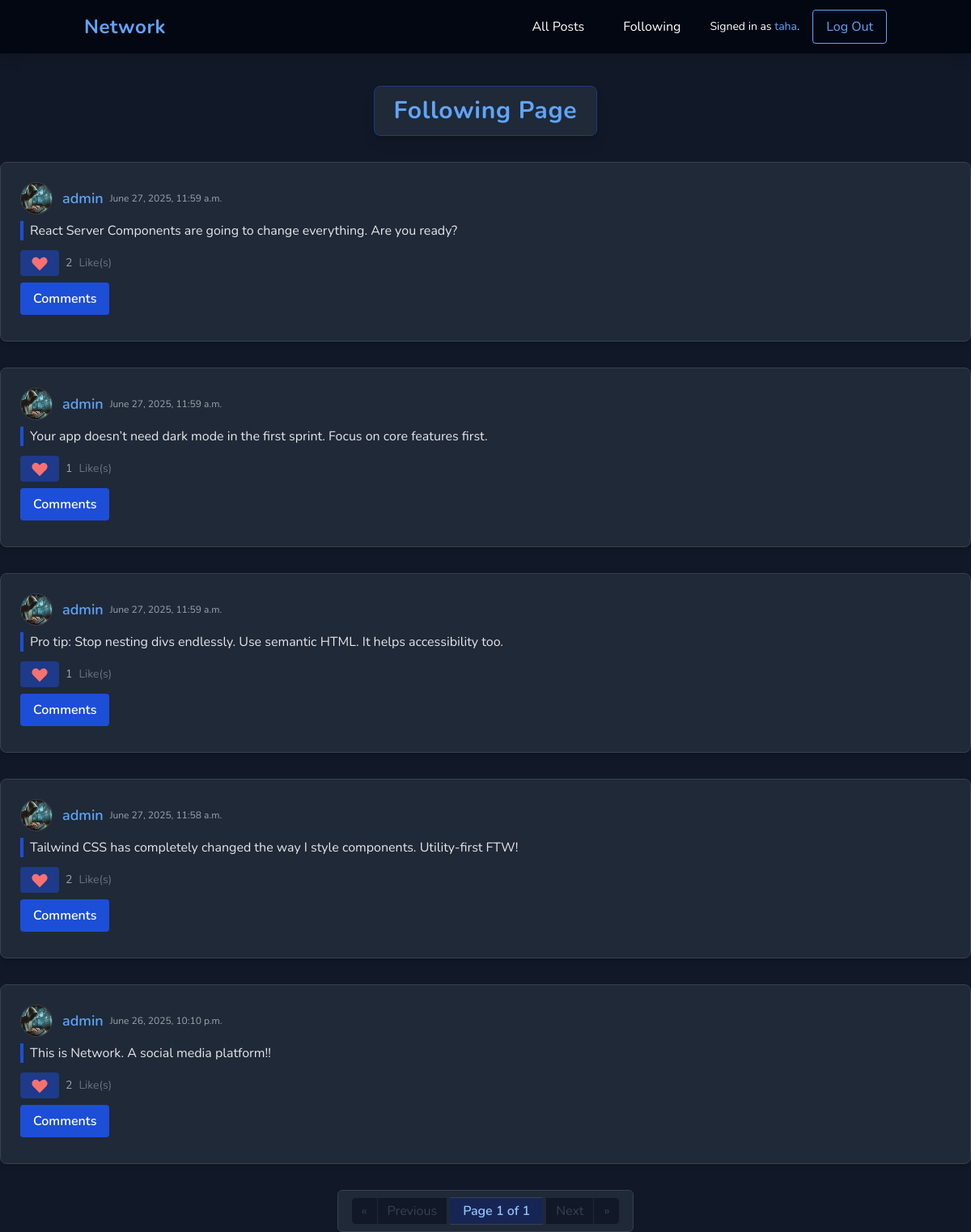
The page /following (signed in) on the database its author committed.
### network/models.py (models this page shows, shortened)
class User(AbstractUser):
    followers = models.ManyToManyField('self', related_name='following', symmetrical=False, blank=True)
    profile_picture = models.ImageField(blank=True, upload_to=user_directory_path)
    bio = models.CharField(blank=True, max_length=300)

class Post(models.Model):
    creator = models.ForeignKey(User, on_delete=models.CASCADE, related_name="posts")
    postContent = models.CharField(max_length=1000, blank=False)
    created_at = models.DateTimeField(auto_now_add=True)
    liked_by = models.ManyToManyField(User, related_name="liked_posts", blank=True)

### network/views.py (the view)
# urls.py: path("following", views.following, name="following"),
@login_required
def following(request):
    posts = Post.objects.none()
    for user in request.user.following.all():
        posts = posts | user.posts.all()
    page_obj = get_page_obj(request, posts.order_by('-created_at'))
    return render(request, 'network/following.html',{"page_obj":page_obj})

### network/util.py (called while the page is built)
def get_page_obj(request, posts):
    posts_list = posts
    paginator = Paginator(posts_list, 10)
    page_number = request.GET.get('page')
    page_obj = paginator.get_page(page_number)
    return page_obj

### network/templates/network/following.html
{% extends "network/layout.html" %}
{% block body %}
<h1 class="text-3xl font-bold text-blue-400 text-center mt-10 mb-8 tracking-wide drop-shadow-lg">
    <span class="inline-block bg-gray-800 px-6 py-3 rounded-lg border border-blue-900 shadow">
        Following Page
    </span>
</h1>
{% include 'network/posts.html' %}
{% endblock body %}

### network/templates/network/layout.html (shortened to what this page needs)
{% load static %}
<!DOCTYPE html>
<html lang="en" class="h-full dark">
<head>
    <link href="{% static 'network/styles.css' %}" rel="stylesheet">
    <script src="https://cdn.tailwindcss.com"></script>
</head>
<body class="flex flex-col min-h-screen bg-gray-900 text-gray-100 dark:bg-gray-900 dark:text-gray-100">
    <nav class="bg-gray-950 text-white shadow-lg dark:bg-gray-950">
        <div class="container mx-auto px-4 py-3 flex flex-wrap items-center justify-between">
            <a class="text-2xl font-bold tracking-wide text-blue-400 hover:text-blue-300 transition"
                href="{% url 'index' %}">Network</a>
            <div class="w-full md:flex md:items-center md:w-auto hidden" id="navbar-menu">
                <ul class="flex flex-col md:flex-row md:space-x-6 mt-4 md:mt-0">
                    <li>
                        <a class="block py-2 px-3 rounded hover:bg-gray-800 {% if request.path == '/' %}text-blue-400{% endif %}"
                            href="{% url 'index' %}">All Posts</a>
                    </li>
                    {% if user.is_authenticated %}
                    <li>
                        <a class="block py-2 px-3 rounded hover:bg-gray-800" href="{% url 'following' %}">Following</a>
                    </li>
                    {% endif %}
                </ul>
                <div class="flex items-center mt-4 md:mt-0 md:ml-6 space-x-2">
                    {% if user.is_authenticated %}
                    <span class="text-sm">Signed in as <a href="{% url 'userProfile' user.username %}"
                            class="text-blue-400 hover:underline">{{ user.username }}</a>.</span>
                    <a href="{% url 'logout' %}">
                        <button type="button"
                            class="ml-2 px-4 py-2 border border-blue-400 text-blue-400 rounded hover:bg-blue-400 hover:text-gray-900 transition">Log
                            Out</button>
                    </a>
                    {% endif %}
                </div>
            </div>
        </div>
    </nav>
    <main class="flex-1">
        {% block body %}
        {% endblock %}
    </main>
</body>
</html>

### network/templates/network/posts.html (shortened to what this page needs)
{% load static %}
{% for post in page_obj %}
<div class="post bg-gray-800 rounded-lg shadow-md p-6 mb-8 border border-gray-700">
    <div class="flex items-center mb-2">
        {% if post.creator.profile_picture %}
        <img class="profile-pic-sm w-10 h-10 rounded-full object-cover mr-3 border border-gray-700" src="{{post.creator.profile_picture.url}}" alt="{{post.creator.username}}">
        {% else %}
        <img class="profile-pic-sm w-10 h-10 rounded-full object-cover mr-3 border border-gray-700" src="{% static 'network/defaultUserProfilePic.jpg' %}" alt="{{post.creator.username}}">
        {% endif %}
        <h5 class="text-lg font-semibold">
            <a class="user-link text-blue-400 hover:underline" href="{% url 'userProfile' post.creator.username %}">{{post.creator}}</a>
        </h5>
        <span class="ml-2 text-gray-400 text-xs">{{post.created_at}}</span>
    </div>
    <div class="post-content-{{post.id}} text-gray-200 mb-3 pl-2 border-l-4 border-blue-700">
        {{post.postContent}}
    </div>
    <div class="flex items-center space-x-2 mb-2">
        {% if user.is_authenticated %}
            {% if user in post.liked_by.all %}
            <button class="like-button bg-blue-900 hover:bg-blue-800 text-blue-300 px-3 py-1 rounded transition" data-like="false" data-postid="{{post.id}}">
                <svg xmlns="http://www.w3.org/2000/svg" class="h-6 w-6 text-red-400 group-hover:text-red-600 transition pointer-events-none" fill="currentColor" viewBox="0 0 20 20">
                    <path d="M3.172 5.172a4 4 0 015.656 0L10 6.343l1.172-1.171a4 4 0 115.656 5.656L10 17.657l-6.828-6.829a4 4 0 010-5.656z"/>
                </svg>
            </button>
            {% endif %}
        {% endif %}
        <div class="like-count-{{post.id}} text-sm text-gray-400 ml-2">{{post.liked_by.count}}</div>
        <span class="text-sm text-gray-500">Like(s)</span>
    </div>
    <button type="button"
        class="toggle-comment-section-btn bg-blue-700 hover:bg-blue-600 text-white font-semibold py-2 px-4 rounded transition mb-2"
        data-postid="{{post.id}}">
        Comments
    </button>
</div>
{% empty %}
<div class="text-center text-gray-500 mt-8">No Posts.</div>
{% endfor %}
<div class="flex justify-center mt-8">
    <nav class="inline-flex rounded-md shadow-sm bg-gray-800 px-4 py-2 border border-gray-700" aria-label="Pagination">
        {% if page_obj.has_previous %}
            <a href="?page=1"
               class="relative inline-flex items-center px-3 py-1 rounded-l-md border border-gray-700 bg-gray-900 text-gray-400 hover:bg-gray-700 transition"
               title="First Page">&laquo;</a>
            <a href="?page={{ page_obj.previous_page_number }}"
               class="relative inline-flex items-center px-3 py-1 border-t border-b border-gray-700 bg-gray-900 text-gray-200 hover:bg-gray-700 transition"
               title="Previous Page">Previous</a>
        {% else %}
            <span class="relative inline-flex items-center px-3 py-1 rounded-l-md border border-gray-800 bg-gray-900 text-gray-700 cursor-not-allowed">&laquo;</span>
            <span class="relative inline-flex items-center px-3 py-1 border-t border-b border-gray-800 bg-gray-900 text-gray-700 cursor-not-allowed">Previous</span>
        {% endif %}
        <span class="relative inline-flex items-center px-4 py-1 border-t border-b border-gray-700 bg-blue-950 text-blue-300 font-semibold mx-1">
            Page {{ page_obj.number }} of {{ page_obj.paginator.num_pages }}
        </span>
        {% if page_obj.has_next %}
            <a href="?page={{ page_obj.next_page_number }}"
               class="relative inline-flex items-center px-3 py-1 border-t border-b border-gray-700 bg-gray-900 text-gray-200 hover:bg-gray-700 transition"
               title="Next Page">Next</a>
            <a href="?page={{ page_obj.paginator.num_pages }}"
               class="relative inline-flex items-center px-3 py-1 rounded-r-md border border-gray-700 bg-gray-900 text-gray-400 hover:bg-gray-700 transition"
               title="Last Page">&raquo;</a>
        {% else %}
            <span class="relative inline-flex items-center px-3 py-1 border-t border-b border-gray-800 bg-gray-900 text-gray-700 cursor-not-allowed">Next</span>
            <span class="relative inline-flex items-center px-3 py-1 rounded-r-md border border-gray-800 bg-gray-900 text-gray-700 cursor-not-allowed">&raquo;</span>
        {% endif %}
    </nav>
</div>

### network/static/network/styles.css (style rules this page uses)
* { margin: 0; padding: 0; box-sizing: border-box; font-family: "Nunito", sans-serif; }
.user-link { text-decoration: none; color: black; }
.profile-pic-sm { width: 20px; height: 20px; }

### rows shown on the page
User: username "taha"
Post: creator.profile_picture (picture), creator "admin", created_at "June 27, 2025, 11:59 a.m.", postContent "React Server Components are going to change everything. Are you ready?", liked_by.count "2"
Post: creator.profile_picture (picture), creator "admin", created_at "June 27, 2025, 11:59 a.m.", postContent "Your app doesn’t need dark mode in the first sprint. Focus on core features first.", liked_by.count "1"
Post: creator.profile_picture (picture), creator "admin", created_at "June 27, 2025, 11:59 a.m.", postContent "Pro tip: Stop nesting divs endlessly. Use semantic HTML. It helps accessibility too.", liked_by.count "1"
Post: creator.profile_picture (picture), creator "admin", created_at "June 27, 2025, 11:58 a.m.", postContent "Tailwind CSS has completely changed the way I style components. Utility-first FTW!", liked_by.count "2"
Post: creator.profile_picture (picture), creator "admin", created_at "June 26, 2025, 10:10 p.m.", postContent "This is Network. A social media platform!!", liked_by.count "2"

### other values the page prints
{{ page_obj.number }} "1"
{{ page_obj.paginator.num_pages }} "1"
